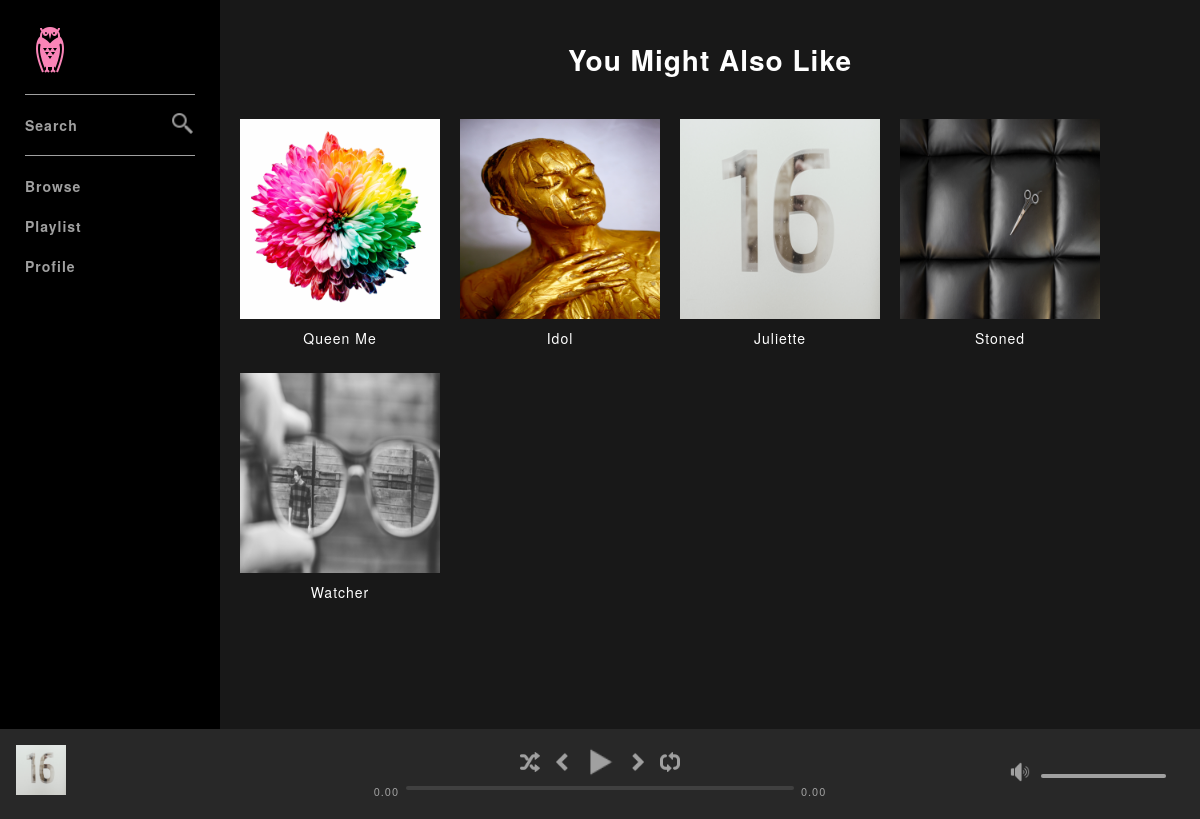
The page / (signed in) on the database its author committed.
### tables this page shows
CREATE TABLE `album` (
  `id` int(11) NOT NULL,
  `title` varchar(250) NOT NULL,
  `artist` int(11) NOT NULL,
  `genre` int(11) NOT NULL,
  `artworkPath` varchar(500) NOT NULL
);

### index.php (the view)
<?php include('includes/header.php'); ?>
<h1 class="pageHeadingBig">You Might Also Like</h1>
<div class="gridViewContainer">
  <?php
  $albumQuery = mysqli_query($con, "SELECT * FROM album ORDER BY RAND() LIMIT 10");
  while($row = mysqli_fetch_array($albumQuery)) {
    echo "<div class='gridViewItem'>
    <a href='album.php?id=" . $row['id'] . "'>
    <img src='" . $row['artworkPath'] . "'>
    <div class='gridViewInfo'>"
      . $row['title'] .
    "</div>
    </a>
    </div>";
  }
  ?>
</div>
<?php include('includes/footer.php'); ?>

### includes/header.php (shortened to what this page needs)
<!DOCTYPE html>
<html lang="en">
<head>
  <link rel="stylesheet" href="assets/css/style.css">
</head>
<body>
  <div class="mainContainer">
    <div id="topContainer">
      <?php include('includes/navBarContainer.php'); ?>
      <div id="mainViewContainer">
        <div id="mainContent">

### includes/navBarContainer.php
<div id="navBarContainer">
        <nav class="navBar">
          <a href="index.php" class="logo">
            <img src="assets/icons/icons8-owl_filled.png" alt="">
          </a>
          <div class="group">
            <div class="navItem">
              <a href="search.php" class="navItemLink">Search <img src="assets/icons/icons8-search.png" class="icon" alt="Search"></a>
            </div>
          </div>
          <div class="group"><div class="navItem">
              <a href="browse.php" class="navItemLink">Browse</a>
            </div><div class="navItem">
              <a href="playlist.php" class="navItemLink">Playlist</a>
            </div><div class="navItem">
              <a href="profile.php" class="navItemLink">Profile</a>
            </div>
          </div>
        </nav>
      </div>

### includes/footer.php
</div>
      </div>
    </div>
   <?php include('nowPlayingBar.php'); ?>
  </div>
</body>
</html>

### includes/nowPlayingBar.php (shortened to what this page needs)
<div id="nowPlayingBarContainer">
<div id="nowPlayingBar">
  <div id="nowPlayingLeft">
    <div class="content">
      <span class="albumLink">
        <img src="assets/images/album-cover/juliette.png" class="albumArtwork" alt="">
      </span>
    </div>
  </div>
  <div id="nowPlayingCenter">
    <div class="content playerControls">
      <div class="buttons">
        <button class="controlButton shuffle" title="Shuffle button" onclick="setShuffle()">
          <img src="assets/icons/icons8-shuffle.png" alt="Shuffle">
        </button>
        <button class="controlButton previous" title="Previous button" onclick="prevSong()">
          <img src="assets/icons/icons8-chevron_left_filled.png" alt="Previous">
        </button>
        <button class="controlButton play" title="Play button" onclick="playSong()">
          <img src="assets/icons/icons8-play_filled.png" alt="Play">
        </button>
        <button class="controlButton next" title="Next button" onclick="nextSong()">
          <img src="assets/icons/icons8-chevron_right_filled.png" alt="Next">
        </button>
        <button class="controlButton repeat" title="Repeat button" onclick="setRepeat()">
          <img src="assets/icons/icons8-repeat.png" alt="Repeat">
        </button>
      </div>
      <div class="playbackBar">
        <span class="progressTime current">0.00</span>
        <div class="progressBar">
          <div class="progressBarBkg">
          </div>
        </div>
        <span class="progressTime remaining">0.00</span>
      </div>
    </div>
  </div>
  <div id="nowPlayingRight">
    <div class="volumeBar">
      <button class="controlButton volume" title="Volume button" onclick="setMute()">
        <img src="assets/icons/icons8-sound_filled.png" alt="Volume button">
      </button>
      <div class="progressBar">
          <div class="progressBarBkg">
            <div class="progress"></div>
          </div>
        </div>
    </div>
  </div>
</div>

### assets/css/style.css (style rules this page uses)
* { font-family: "Helvetica Neue", Helvetica, Arial, sans-serif; color: #fff; letter-spacing: 1px; }
html, body { padding: 0; margin: 0; height: 100%; }
body { background-color: #181818; font-size: 14px; min-width: 720px; }
#nowPlayingBarContainer { width: 100%; min-width: 620px; background-color: #282828; bottom: 0; position: fixed; }
#nowPlayingBar { display: flex; padding: 16px; height: 90px; box-sizing: border-box; }
#nowPlayingLeft, #nowPlayingRight { width: 30%; min-width: 180px; }
#nowPlayingCenter { display: flex; flex-direction: column; align-items: center; width: 40%; max-width: 700px; }
#nowPlayingBar .content { width: 100%; }
.playerControls .buttons { display: table; margin: 0 auto; }
.controlButton { background-color: transparent; border: none; vertical-align: middle; cursor: pointer; }
.controlButton img { width: 20px; height: 20px; }
.pause img, .play img { height: 32px; width: 32px; }
.progressTime { color: #a0a0a0; font-size: 11px; min-width: 40px; text-align: center; }
.playbackBar { display: flex; }
.progressBar { width: 100%; height: 12px; display: inline-flex; cursor: pointer; margin-top: 3px; }
.progressBarBkg { background-color: #404040; height: 4px; width: 100%; width: 100%; border-radius: 2px; }
.progress { background-color: #a0a0a0; height: 4px; width: 0; border-radius: 2px; }
.playbackBar .progressBar { margin-top: 3px; }
#nowPlayingLeft .albumArtwork { height: 100%; max-width: 50px; height: 50px; background-size: cover; margin-right: 15px; float: left; }
.volumeBar { width: 180px; position: absolute; right: 0; }
.volumeBar .progressBar { width: 125px; }
#nowPlayingRight { position: relative; margin-top: 16px; }
#topContainer { min-height: 100%; width: 100%; }
#navBarContainer { background-color: #000; width: 220px; height: 100vh; position: fixed; top: 0; left: 0; }
nav { padding: 25px; display: flex; flex-direction: column; -ms-flex-direction: column; }
.logo img { width: 50px; height: 50px; }
.logo { margin-bottom: 15px; }
.navBar .group { border-top: 1px solid #a0a0a0; padding: 10px 0; }
.navItem { padding: 10px 0; position: relative; font-size: 14px; font-weight: 700; display: block; letter-spacing: 1px; }
.navItemLink { color: #a0a0a0; text-decoration: none; }
.icon { position: absolute; right: 0; top: 6px; width: 25px; }
#mainViewContainer { margin-left: 220px; width: calc(100% - 220px); padding-bottom: 90px; }
#mainContent { padding: 0 20px; }
.pageHeadingBig { padding: 20px; text-align: center; }
.gridViewItem { display: inline-block; margin-right: 20px; margin-bottom: 20px; width: 29%; max-width: 200px; min-width: 150px; }
.gridViewItem img { width: 100%; }
.gridViewInfo { font-weight: 300; text-align: center; padding: 5px 0; text-overflow: ellipsis; overflow: hidden; white-space: nowrap; }
.gridViewItem a { text-decoration: none; }

### rows shown on the page
album: artworkPath (picture), title "Queen Me"
album: artworkPath (picture), title "Idol"
album: artworkPath (picture), title "Juliette"
album: artworkPath (picture), title "Stoned"
album: artworkPath (picture), title "Watcher"
